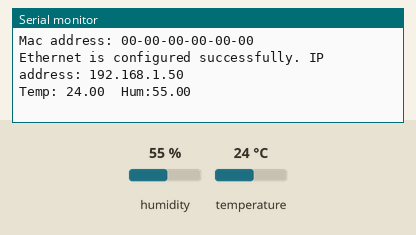
This sketch was run on a simulated Arduino Uno, built with avr-gcc and run on an emulated ATmega328P. Shown: the last lines printed to the serial monitor. The inputs (shaded band) are chosen by the test bench; at power-on: humidity 55 %, temperature 24 °C. WiFi joins after 1.5 s; servers stay silent unless stated; random numbers use the default seed unless the sketch sets one; EEPROM starts erased.

Above: at 2.7 s.
2.8 s: humidity set to 22 %
At 5.2 s:
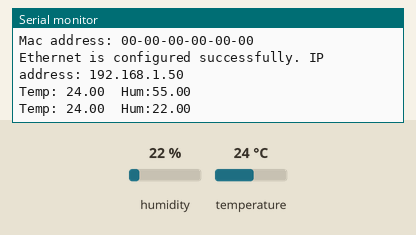
6.6 s: temperature set to 12 °C
At 8.9 s:
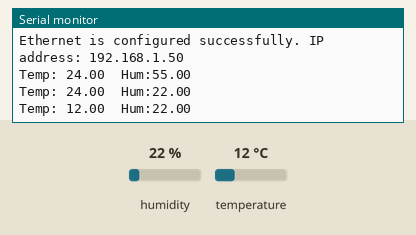
10.4 s: humidity set to 40 %
At 11.4 s:
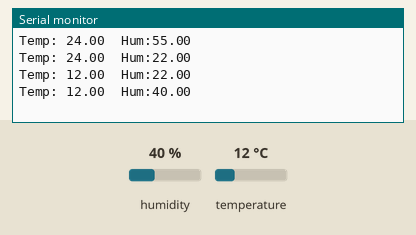
Timing chart, 0 to 13.4 s (numbered marks = the images above; inputs shaded):
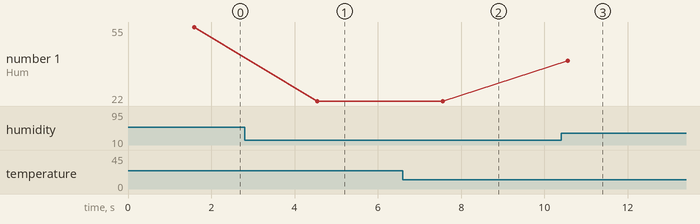

Measured:
- after the input at 2.8 s, the serial monitor: prints a new line after 1.7 s (image 1)
- after the input at 6.6 s, the serial monitor: prints a new line after 0.96 s (image 2)
- after the input at 10.4 s, the serial monitor: prints a new line after 0.16 s (image 3)
- plotted number 1: 55 → 22 after the input at 2.8 s, 22 → 40 after the input at 10.4 s

The sketch:

ethernet-dht.ino
```cpp
#include <SPI.h>
#include <Ethernet.h>

#include "mac.h"
#include "DHT.h"

#define NEW_MAC false
#define VERBOSE true

DHT dht(2, DHT22);

void setup() {
  Serial.begin(9600);

  byte* macAddress = getMac(0, VERBOSE, NEW_MAC);
  if (Ethernet.begin(macAddress) == 0){
    Serial.println("Failed to configure Ethernet using DHCP");
    while (true);
  }
#if VERBOSE
  else {
    Serial.print("Ethernet is configured successfully. ");
    Serial.print("IP address: ");
    Serial.println(Ethernet.localIP());
  }
#endif

  dht.begin();
}

void loop() {
  float temperature = dht.readTemperature();
  float humidity = dht.readHumidity();
  Serial.print("Temp: ");Serial.print(temperature);Serial.print("\tHum:");Serial.println(humidity);
  delay(3000);
}
```

mac.cpp
```cpp
#include "mac.h"
#include <EEPROM.h>

byte* getMac(int macPtr, bool verbose, bool forceNew) {
  if (forceNew)
    clearMac(macPtr);

  byte* macAddress = new byte[6];
  readMac(macPtr, macAddress);

  if (verbose)
    printMac(macAddress);

  return macAddress;
}

void printMac(byte macAddress[]) {
  Serial.print("Mac address: ");
  if (macAddress[0] < 10)
    Serial.print("0");
  Serial.print(macAddress[0], HEX);
  for(int i = 1; i < 6; ++i) {
    Serial.print("-");
    if (macAddress[i] < 10)
      Serial.print("0");
    Serial.print(macAddress[i], HEX);
  }

  Serial.println();
}

void readMac(int macPtr, byte macAddress[]) {
  for(int i = 0; i < sizeof(macAddress)/sizeof(macAddress[0]); ++i) {
    macAddress[i] = EEPROM.read(macPtr + i);
  }

  if (macAddress[0] == 0)
    return;

  generateMac(macPtr);
  readMac(macPtr, macAddress);
}

void generateMac(int macPtr) {
  randomSeed(analogRead(0));

  for(int i = 0; i < 6; ++i) {
    EEPROM.write(macPtr + i, i == 0 ? 0 : random(256));
  }
}

void clearMac(int macPtr){
  for(int i = 0; i < 6; ++i) {
    EEPROM.write(macPtr, 255);
  }
}
```

mac.h
```cpp
#ifndef MAC_H
#define MAC_H

#include <Arduino.h>

byte* getMac(int macPtr, bool verbose = false, bool forceNew = false);

void printMac(byte macAddress[]);
void readMac(int macPtr, byte macAddress[]);
void generateMac(int macPtr);
void clearMac(int macPtr);

#endif
```
